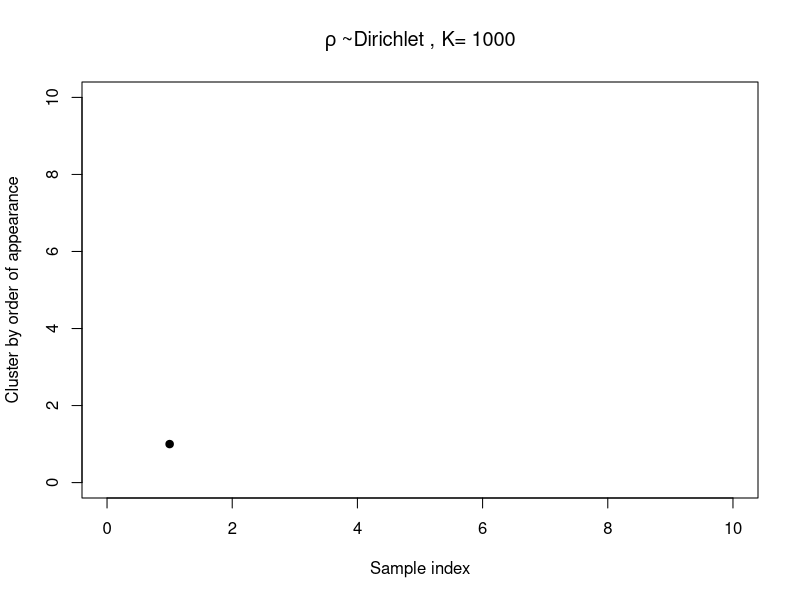
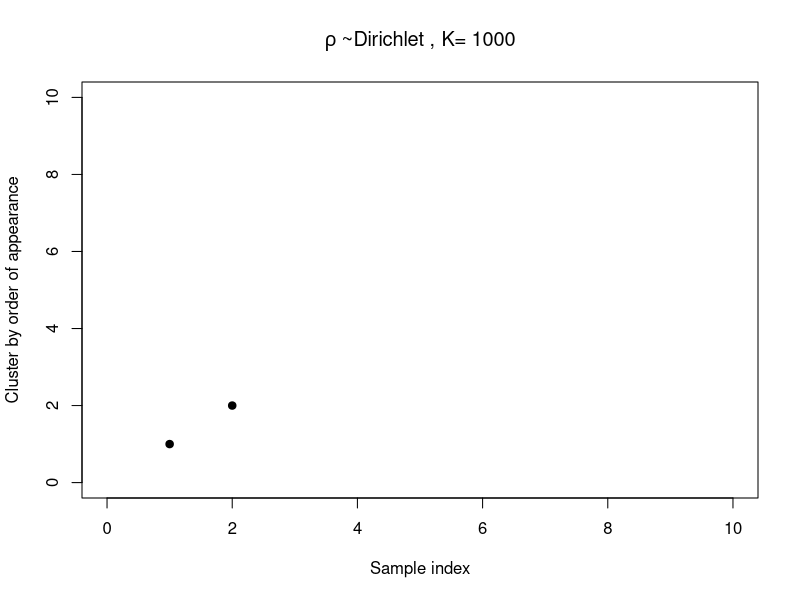
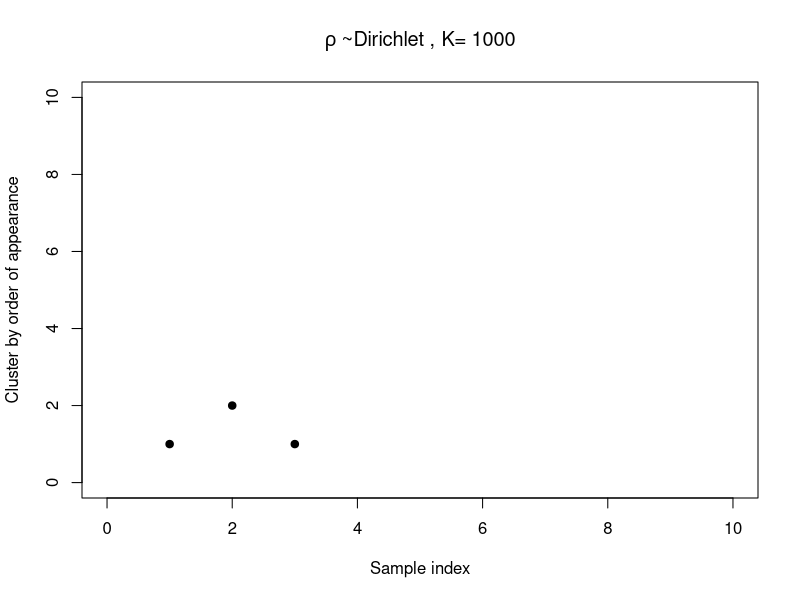
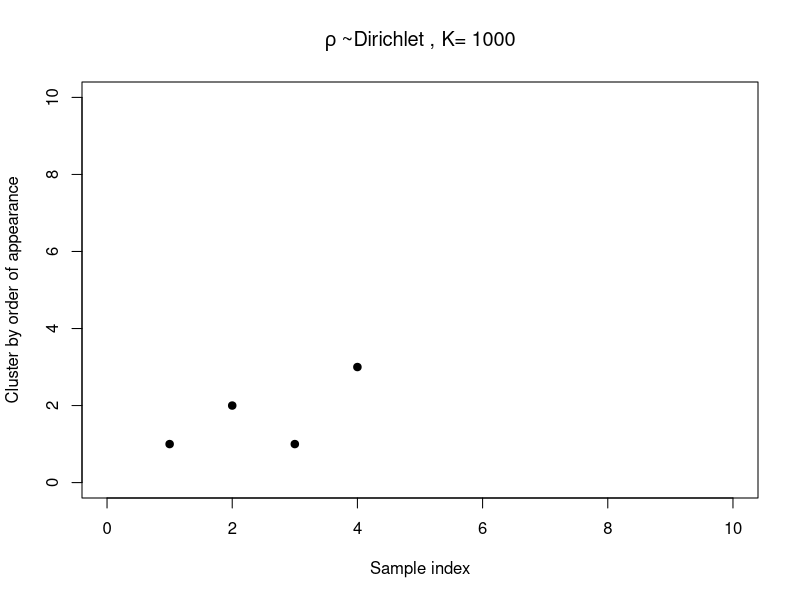
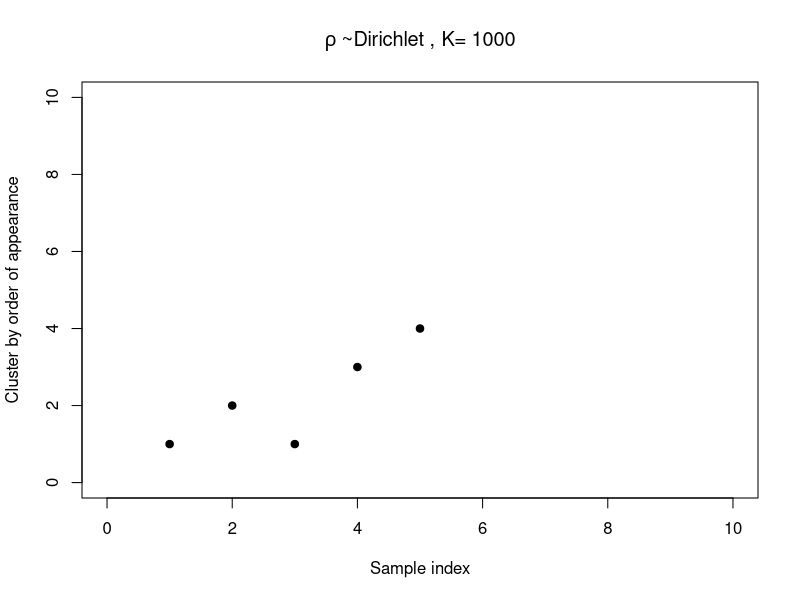
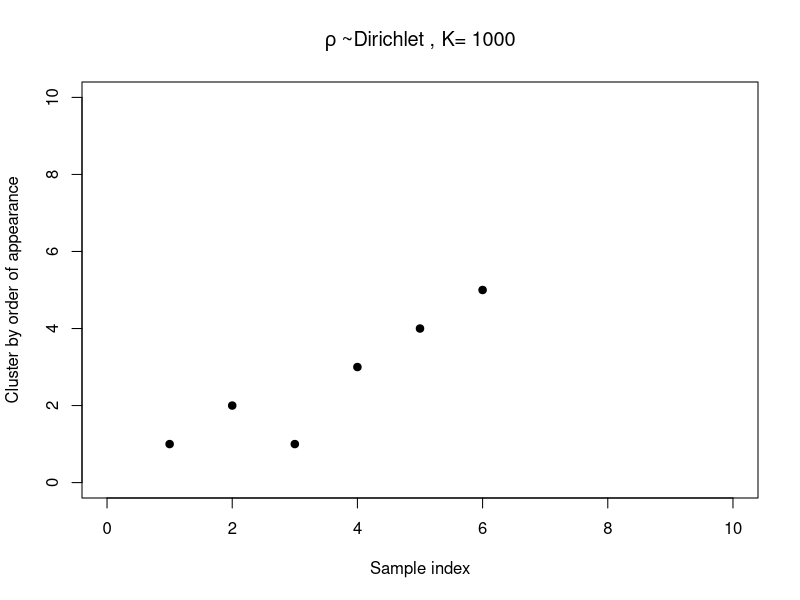
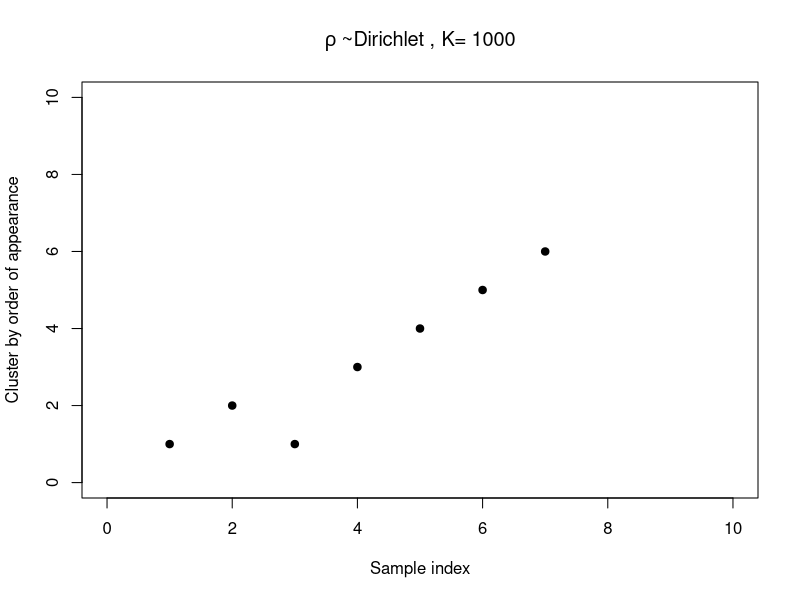
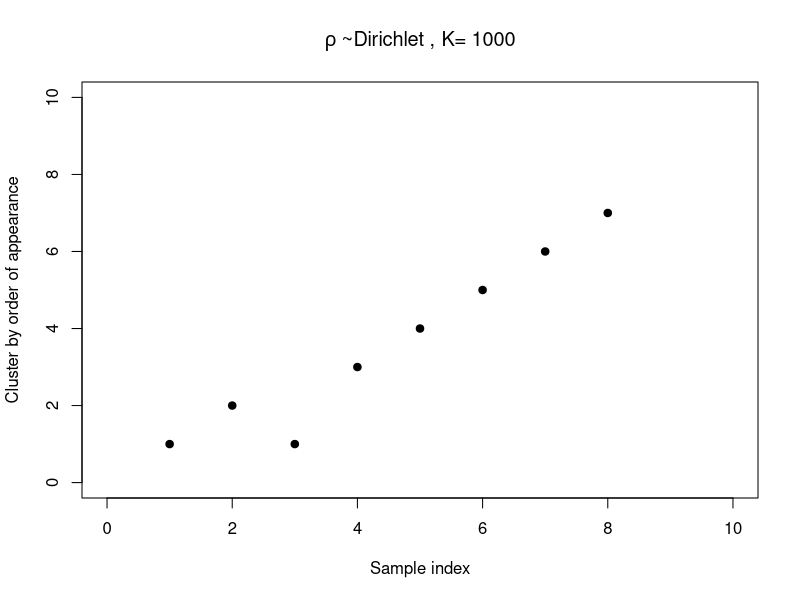

Reproduce these figures in R, in order.
# useful for sampling from a Dirichlet distribution
library(MCMCpack)

# maximum number of data points to draw
maxN = 1000

# use these parameter by default
K_default = 1000
a_default = 10/K_default
# note: default run with these parameters
# appears at the end

ex4_gen_largeK_count <- function(K,a) {
# Illustrates how number of clusters changes
# with Dirichlet-distributed component probabilities
#
# Args:
#  K: Dirichlet parameter vector length
#  a: Dirichlet parmeter (will be repeated K times)
#
# Returns:
#  Nothing

	# make the Dirichlet draw
	rhomx = rdirichlet(1,rep(a,K))
	# another useful form of rho
	rho = as.vector(rhomx)

	# records which clusters have been sampled so far
	uniq_draws = c()
	# cluster samples in order of appearance (ooa)
	ooa_clust = c()

	for(N in 1:maxN) {
		# draw a cluster assignment from the components
		draw = sample(1:K, size=1, replace=TRUE, prob=rho)
		# update info about cluster draws
		uniq_draws = unique(c(uniq_draws, draw))
		ooa = which(draw == uniq_draws)
		ooa_clust = c(ooa_clust, ooa)
	
		# plot cluster assignments in order of appearance
		plot(seq(1,N),
			ooa_clust,
			xlab="Sample index",
			ylab="Cluster by order of appearance",
			ylim=c(0,max(10,length(uniq_draws))),
			xlim=c(0,max(10,N)),
			pch=19,
			main=bquote(rho~"~Dirichlet"  # ~"("~.(a)~",...,"~.(a)~")"
                                ~", K="~.(K))
			)

		# Generate a new draw for each press of "enter"
                # Press 'x' when finished
		line <- readline()
		if(line == "x") return("done")
	}
}

# default run with default parameters
ex4_gen_largeK_count(K_default, a_default)
